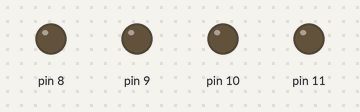
Bench run of a sketch on a simulated Arduino Uno, built with avr-gcc and run on an emulated ATmega328P. On the bench: output pins drawn as LEDs (lit = HIGH).

Above: at 0.5 s.
At 1.2 s:
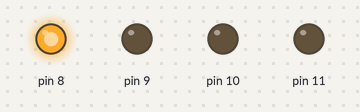
At 1.7 s:
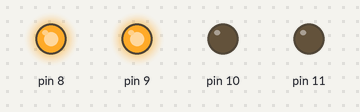
At 4.7 s:
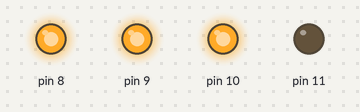
Timing chart, 0 to 5.8 s (numbered marks = the images above):
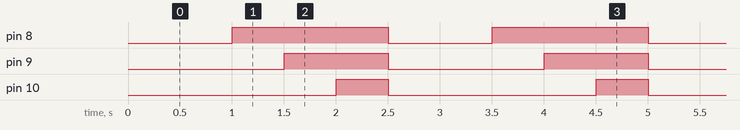

Measured:
- by itself, pin 8: alternates HIGH for 1.5 s and LOW for 1.0 s
- by itself, pin 9: alternates HIGH for 1.0 s and LOW for 1.5 s
- by itself, pin 10: alternates HIGH for 0.50 s and LOW for 2.0 s

The sketch:

Blink.ino
```cpp
void setup(){
  pinMode(8,OUTPUT);
  pinMode(9,OUTPUT);
  pinMode(10,OUTPUT);
  pinMode(11,OUTPUT);
}
void loop(){
digitalWrite(8,LOW);
digitalWrite(9,LOW);
digitalWrite(10,LOW);
digitalWrite(11,LOW);
delay(500);
digitalWrite(8,LOW);
delay(500);
digitalWrite(8,HIGH);
digitalWrite(9,LOW);
delay(500);
digitalWrite(9,HIGH);
digitalWrite(10,LOW);
delay(500);
digitalWrite(10,HIGH);
digitalWrite(11,LOW);
delay(500);
}
```
